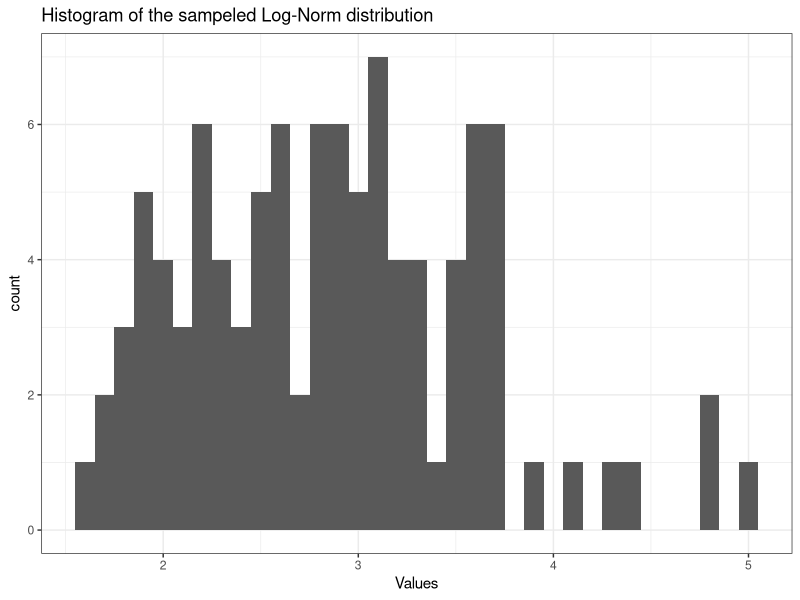
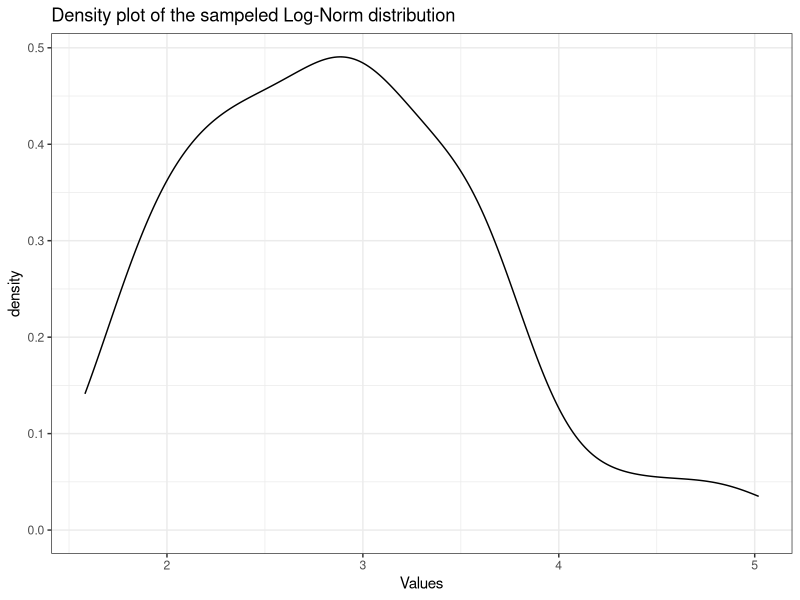
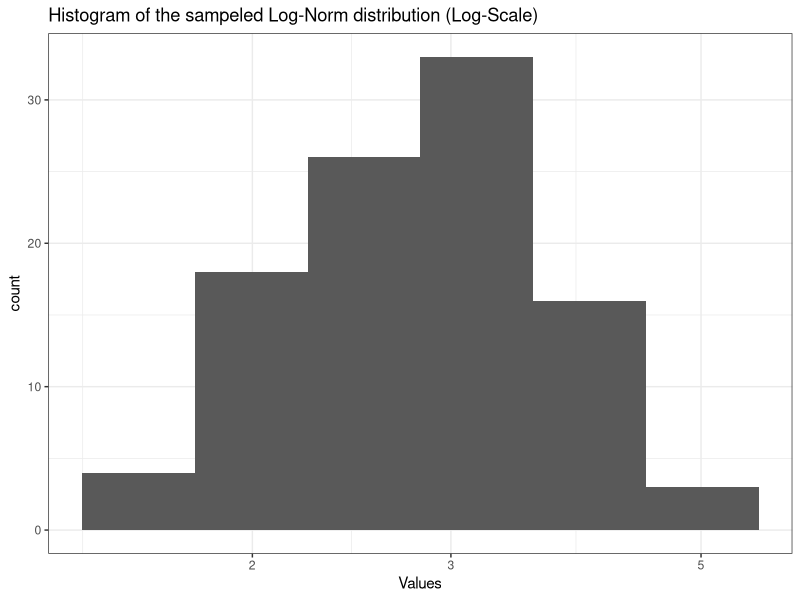
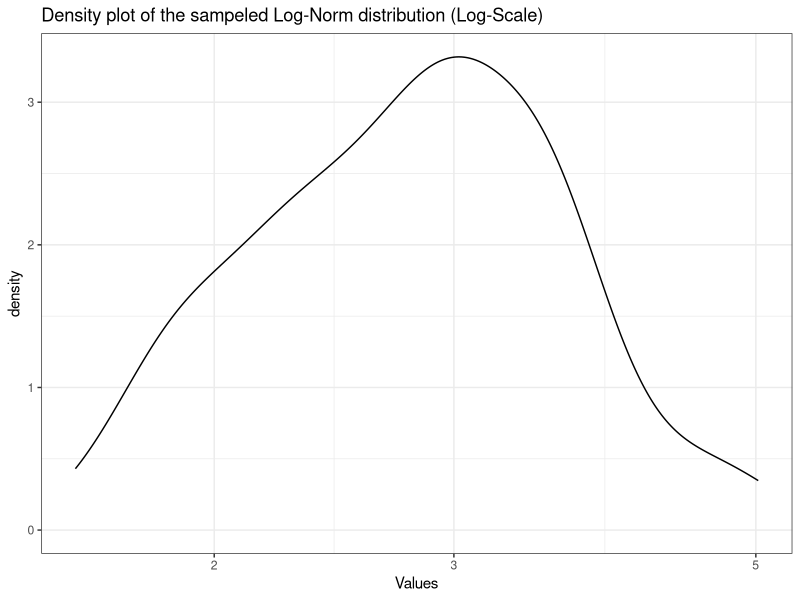

Generate these figures, in order, with R:
## ---- chunk 1
knitr::opts_chunk$set(echo = TRUE)
## ---- chunk 2
lognorm <- data.frame(Values = rlnorm(100, 1, 0.25))

## ---- chunk 3
library(ggplot2)
ggBase <- ggplot(data = lognorm, aes(x=Values)) 

ggBase+ 
  geom_histogram(binwidth = 0.1) + 
  theme_bw() + 
  ggtitle("Histogram of the sampeled Log-Norm distribution")
## ---- chunk 4
ggBase + 
  geom_density() + 
  theme_bw() + 
  ggtitle("Density plot of the sampeled Log-Norm distribution")
## ---- chunk 5
log_norm_mean <- round(mean(lognorm$Values), digits = 4)
log_norm_sd   <- round(sd(lognorm$Values)  , digits = 4)

## ---- chunk 6
ggBase+ 
  geom_histogram(binwidth = 0.1) + 
  theme_bw() + 
  ggtitle("Histogram of the sampeled Log-Norm distribution (Log-Scale)") +
  scale_x_continuous(trans = 'log10')

## ---- chunk 7
ggBase + 
  geom_density() + 
  theme_bw() + 
  ggtitle("Density plot of the sampeled Log-Norm distribution (Log-Scale)") + 
  scale_x_continuous(trans = 'log10')

